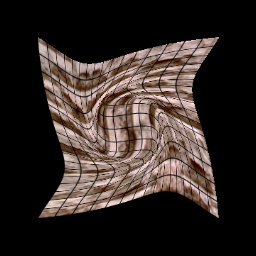

Here is the Python script that generated this plot:
#!/usr/bin/env python

# Demonstrate 2D image warping with cubic interpolation using
# vtkThinPlateSplineTransform, vtkTransformToGrid, and vtkGridTransform.

# Factory overrides
import vtkmodules.vtkInteractionStyle  # noqa: F401
import vtkmodules.vtkRenderingFreeType  # noqa: F401
import vtkmodules.vtkRenderingOpenGL2  # noqa: F401

import os

from vtkmodules.vtkCommonCore import (
    vtkLookupTable,
    vtkPoints,
)
from vtkmodules.vtkCommonTransforms import vtkThinPlateSplineTransform
from vtkmodules.vtkFiltersHybrid import (
    vtkGridTransform,
    vtkTransformToGrid,
)
from vtkmodules.vtkIOImage import vtkBMPReader
from vtkmodules.vtkImagingCore import (
    vtkImageBlend,
    vtkImageMapToColors,
    vtkImageReslice,
)
from vtkmodules.vtkImagingSources import vtkImageGridSource
from vtkmodules.vtkInteractionStyle import vtkInteractorStyleImage
from vtkmodules.vtkRenderingCore import (
    vtkRenderWindow,
    vtkRenderWindowInteractor,
    vtkRenderer,
)
from vtkmodules.vtkRenderingCore import vtkImageSlice, vtkImageSliceMapper

data_dir = os.environ.get("VPE_DATA_DIR", os.path.dirname(os.path.abspath(__file__)))

# Create a grid image
image_grid = vtkImageGridSource()
image_grid.SetGridSpacing(16, 16, 0)
image_grid.SetGridOrigin(0, 0, 0)
image_grid.SetDataExtent(0, 255, 0, 255, 0, 0)
image_grid.SetDataScalarTypeToUnsignedChar()

table = vtkLookupTable()
table.SetTableRange(0, 1)
table.SetValueRange(1.0, 0.0)
table.SetSaturationRange(0.0, 0.0)
table.SetHueRange(0.0, 0.0)
table.SetAlphaRange(0.0, 1.0)
table.Build()

alpha = vtkImageMapToColors()
alpha.SetInputConnection(image_grid.GetOutputPort())
alpha.SetLookupTable(table)

# Read masonry image
reader = vtkBMPReader()
reader.SetFileName(os.path.join(data_dir, "masonry.bmp"))

# Blend grid overlay with masonry image
blend = vtkImageBlend()
blend.AddInputConnection(reader.GetOutputPort())
blend.AddInputConnection(alpha.GetOutputPort())

# Create ThinPlateSpline transform with 8 landmarks
p1 = vtkPoints()
p1.SetNumberOfPoints(8)
p1.SetPoint(0, 0, 0, 0)
p1.SetPoint(1, 0, 255, 0)
p1.SetPoint(2, 255, 0, 0)
p1.SetPoint(3, 255, 255, 0)
p1.SetPoint(4, 96, 96, 0)
p1.SetPoint(5, 96, 159, 0)
p1.SetPoint(6, 159, 159, 0)
p1.SetPoint(7, 159, 96, 0)

p2 = vtkPoints()
p2.SetNumberOfPoints(8)
p2.SetPoint(0, 0, 0, 0)
p2.SetPoint(1, 0, 255, 0)
p2.SetPoint(2, 255, 0, 0)
p2.SetPoint(3, 255, 255, 0)
p2.SetPoint(4, 96, 159, 0)
p2.SetPoint(5, 159, 159, 0)
p2.SetPoint(6, 159, 96, 0)
p2.SetPoint(7, 96, 96, 0)

thin_plate = vtkThinPlateSplineTransform()
thin_plate.SetSourceLandmarks(p2)
thin_plate.SetTargetLandmarks(p1)
thin_plate.SetBasisToR2LogR()

# Convert thin plate spline into a grid
transform_to_grid = vtkTransformToGrid()
transform_to_grid.SetInput(thin_plate)
transform_to_grid.SetGridSpacing(16, 16, 1)
transform_to_grid.SetGridOrigin(-0.5, -0.5, 0)
transform_to_grid.SetGridExtent(0, 16, 0, 16, 0, 0)
transform_to_grid.Update()

transform = vtkGridTransform()
transform.SetDisplacementGridConnection(transform_to_grid.GetOutputPort())
transform.SetInterpolationModeToCubic()

# Invert the transform before passing to vtkImageReslice
transform.Inverse()

# Apply the grid warp to the image
reslice = vtkImageReslice()
reslice.SetInputConnection(blend.GetOutputPort())
reslice.SetResliceTransform(transform)
reslice.SetInterpolationModeToLinear()

# Display using vtkImageSliceMapper + vtkImageSlice
image_mapper = vtkImageSliceMapper()
image_mapper.SetInputConnection(reslice.GetOutputPort())

image_slice = vtkImageSlice()
image_slice.SetMapper(image_mapper)
image_slice.GetProperty().SetColorWindow(255.0)
image_slice.GetProperty().SetColorLevel(127.5)

# Renderer
renderer = vtkRenderer()
renderer.AddViewProp(image_slice)

# Window
render_window = vtkRenderWindow()
render_window.AddRenderer(renderer)
render_window.SetSize(256, 256)
render_window.SetWindowName("grid warp cubic")

# Interactor
interactor = vtkRenderWindowInteractor()
interactor.SetRenderWindow(render_window)
interactor_style_image = vtkInteractorStyleImage()
interactor.SetInteractorStyle(interactor_style_image)

# Scene
renderer.GetActiveCamera().ParallelProjectionOn()
renderer.ResetCamera()

interactor.Initialize()
interactor.Start()
